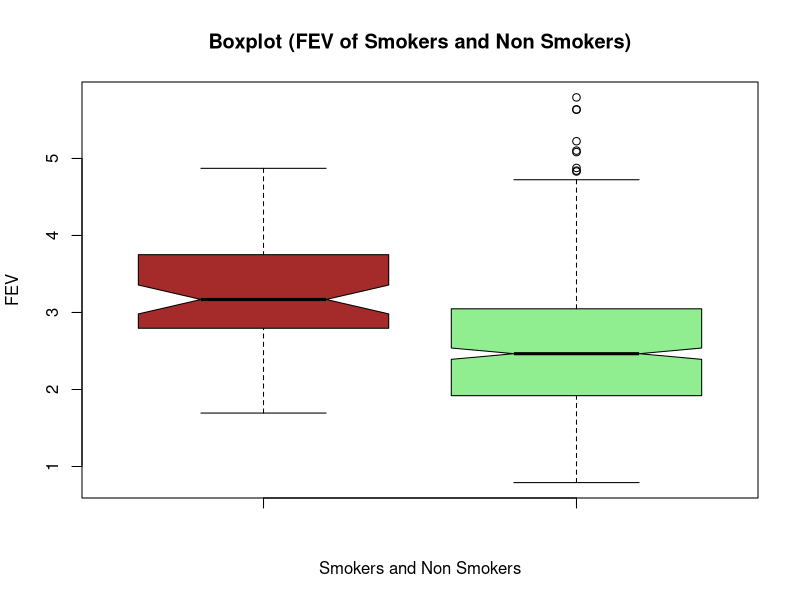
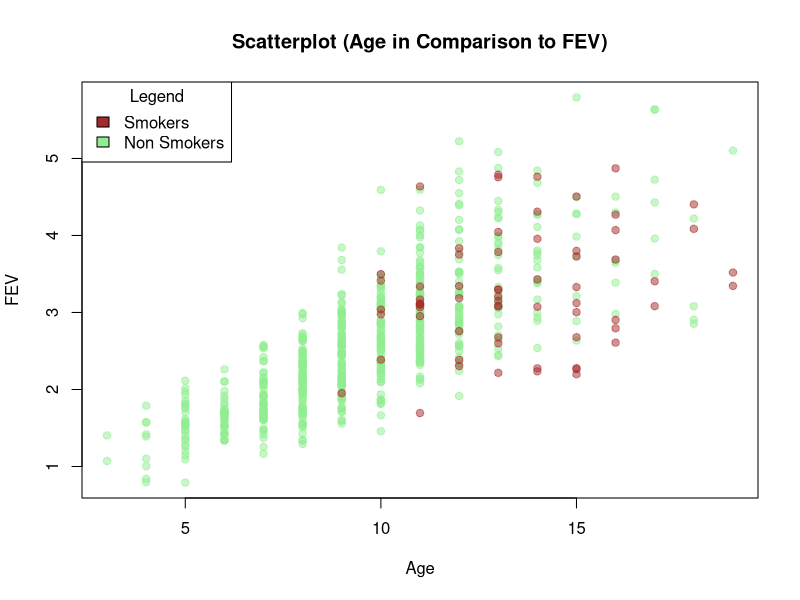
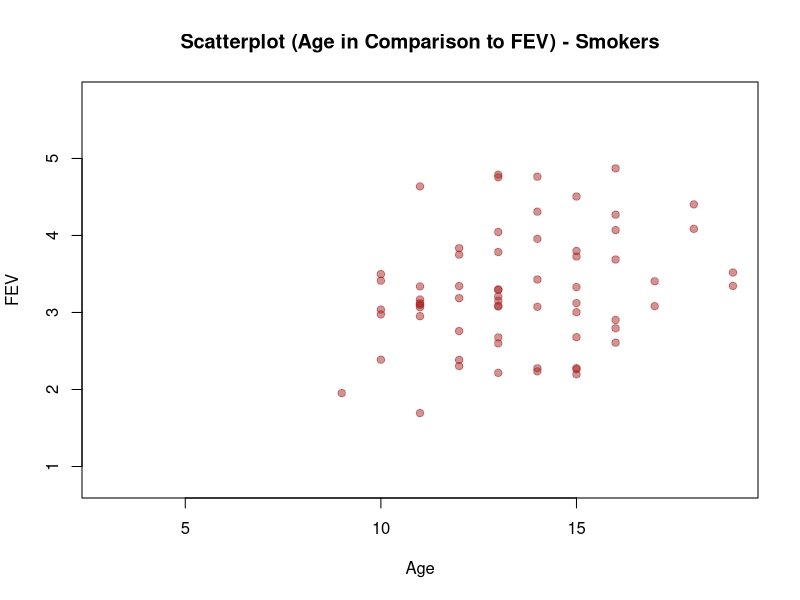
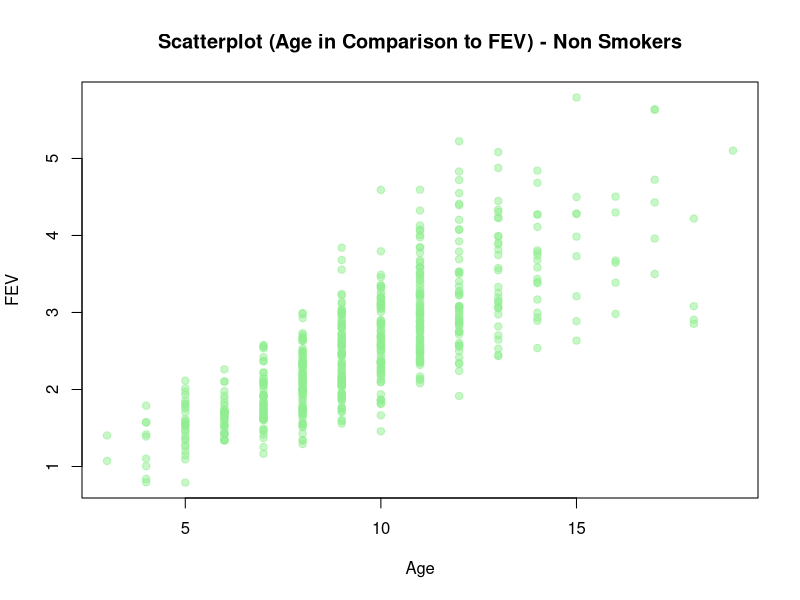
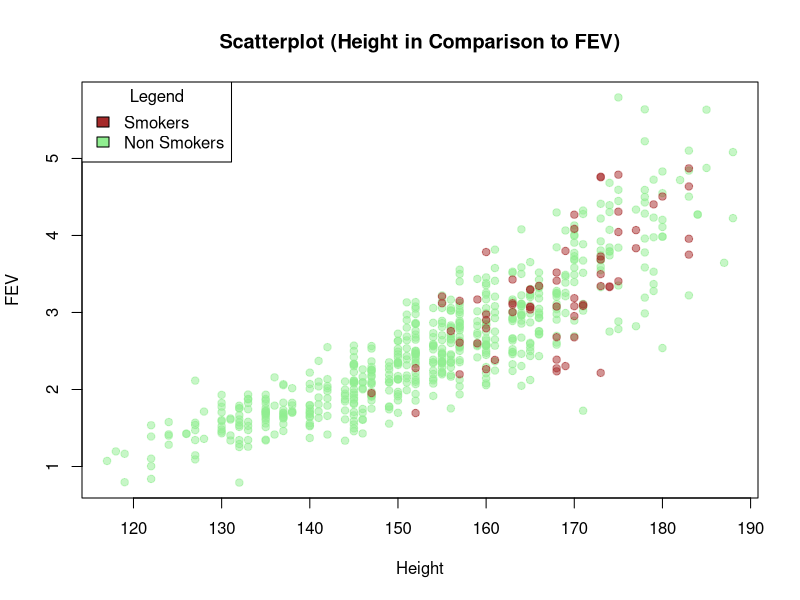
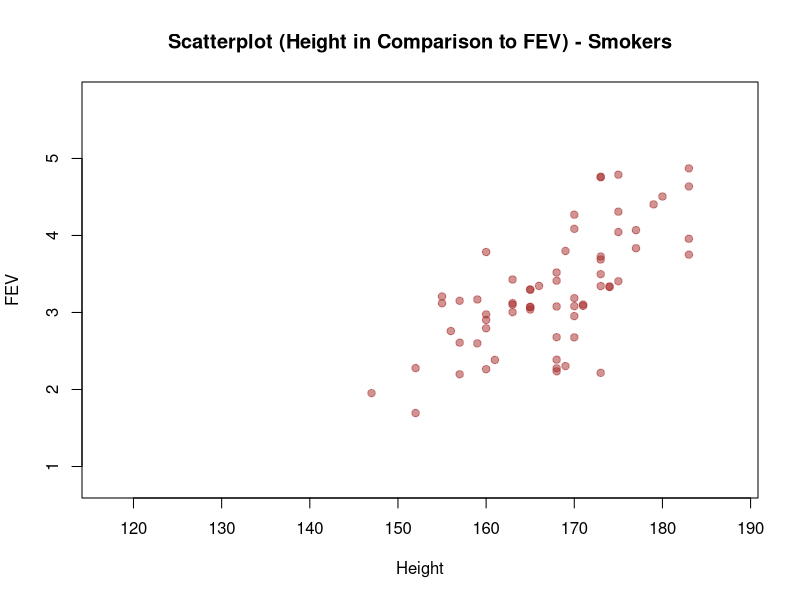
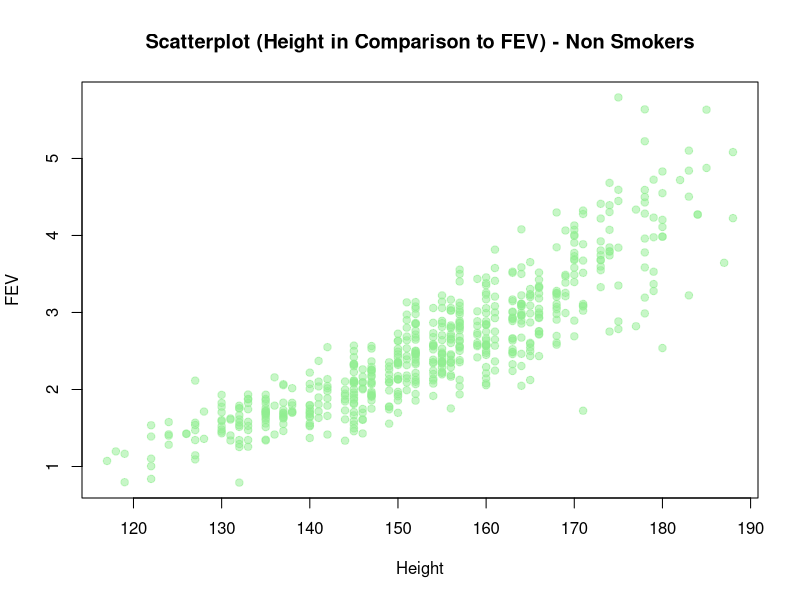
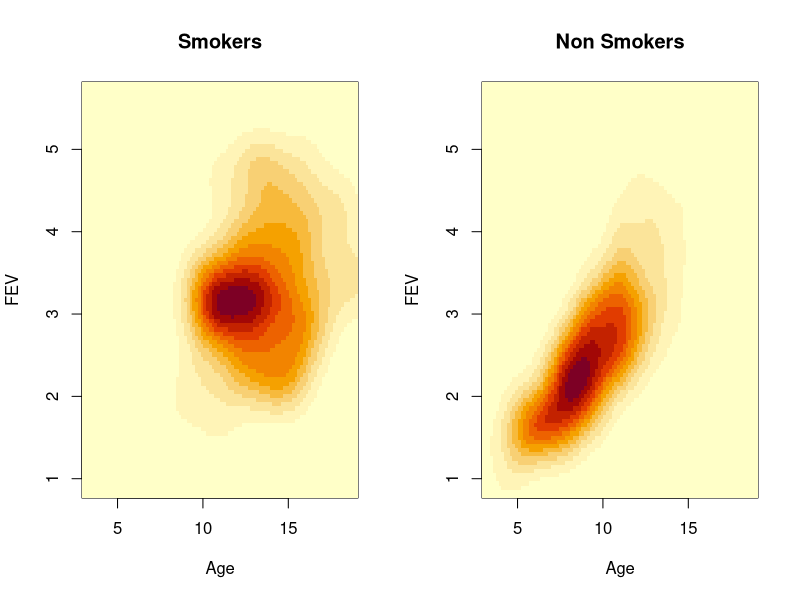

The R script that drew these images, in order:
## ---- chunk 1
setwd("/Users/valentino/Documents/Studium/Semester 4/Datenanalyse/Exercises")

ChildSmokers = read.csv("ChildSmokers.csv") 
PISA = read.csv("PISA2018.csv") 
Diamonds = read.csv("Diamonds.csv") 

library(MASS)
## ---- chunk 2
non_smokers <- subset(ChildSmokers, ChildSmokers$Smoker=="non") 
smokers <- subset(ChildSmokers, ChildSmokers$Smoker=="smoker")

boxplot(smokers$FEV,non_smokers$FEV, 
        outline = TRUE, notch = TRUE,  
        main="Boxplot (FEV of Smokers and Non Smokers)" , xlab="Smokers and Non Smokers",ylab="FEV", 
        col = c("brown","lightgreen"))
## ---- chunk 3
plot(non_smokers$Age, non_smokers$FEV, xlim = c(min(ChildSmokers$Age),max(ChildSmokers$Age)), 
     ylim=c(min(ChildSmokers$FEV),max(ChildSmokers$FEV)), main ="Scatterplot (Age in Comparison to FEV)" , 
     xlab="Age", ylab="FEV", pch=19, col=rgb(0.56, 0.93, 0.56, 0.5))
points(smokers$Age, smokers$FEV, pch=19, col=rgb(0.65, 0.16, 0.16, 0.5))
legend("topleft", title = "Legend", legend = c("Smokers","Non Smokers"), fill = c("brown", "lightgreen"))

#par(mfrow=c(2,1))
plot(smokers$Age, smokers$FEV, xlim = c(min(ChildSmokers$Age),max(ChildSmokers$Age)), 
     ylim=c(min(ChildSmokers$FEV),max(ChildSmokers$FEV)), 
     main ="Scatterplot (Age in Comparison to FEV) - Smokers" , xlab="Age", ylab="FEV", 
     pch=19, col=rgb(0.65, 0.16, 0.16, 0.5))

plot(non_smokers$Age, non_smokers$FEV, xlim = c(min(ChildSmokers$Age),max(ChildSmokers$Age)), 
     ylim=c(min(ChildSmokers$FEV),max(ChildSmokers$FEV)), 
     main ="Scatterplot (Age in Comparison to FEV) - Non Smokers", xlab="Age", 
     ylab="FEV", pch=19, col=rgb(0.56, 0.93, 0.56, 0.5))

#Female and Male betrachten

plot(non_smokers$Height, non_smokers$FEV, xlim = c(min(ChildSmokers$Height),max(ChildSmokers$Height)), 
     ylim=c(min(ChildSmokers$FEV),max(ChildSmokers$FEV)), main ="Scatterplot (Height in Comparison to FEV)" , 
     xlab="Height", ylab="FEV", pch=19, col=rgb(0.56, 0.93, 0.56, 0.5))
points(smokers$Height, smokers$FEV, pch=19, col=rgb(0.65, 0.16, 0.16, 0.5))
legend("topleft", title = "Legend", legend = c("Smokers","Non Smokers"), fill = c("brown", "lightgreen"))

#par(mfrow=c(2,1))
plot(smokers$Height, smokers$FEV, xlim = c(min(ChildSmokers$Height),max(ChildSmokers$Height)), 
     ylim=c(min(ChildSmokers$FEV),max(ChildSmokers$FEV)), 
     main ="Scatterplot (Height in Comparison to FEV) - Smokers" , xlab="Height", ylab="FEV", 
     pch=19, col=rgb(0.65, 0.16, 0.16, 0.5))

plot(non_smokers$Height, non_smokers$FEV, xlim = c(min(ChildSmokers$Height),max(ChildSmokers$Height)), 
     ylim=c(min(ChildSmokers$FEV),max(ChildSmokers$FEV)), 
     main ="Scatterplot (Height in Comparison to FEV) - Non Smokers", xlab="Height", 
     ylab="FEV", pch=19, col=rgb(0.56, 0.93, 0.56, 0.5))
## ---- chunk 4
par(mfrow = c(1,2))

smokers_age <- kde2d(smokers$Age,smokers$FEV,
                         lims = c(c(min(ChildSmokers$Age),max(ChildSmokers$Age)),
                         c(min(ChildSmokers$FEV),max(ChildSmokers$FEV))), n = 100)
nonsmokers_age <- kde2d(non_smokers$Age,non_smokers$FEV ,
                         lims = c(c(min(ChildSmokers$Age),max(ChildSmokers$Age)), 
                         c(min(ChildSmokers$FEV),max(ChildSmokers$FEV))), n = 100)
image(smokers_age, main = "Smokers", xlab = "Age" , ylab = "FEV") 
image(nonsmokers_age, main = "Non Smokers", xlab = "Age" , ylab = "FEV")

smokers_height <- kde2d(smokers$Height,smokers$FEV,
                         lims = c(c(min(ChildSmokers$Height),max(ChildSmokers$Height)),
                         c(min(ChildSmokers$FEV),max(ChildSmokers$FEV))), n = 100)
nonsmokers_height <- kde2d(non_smokers$Height,non_smokers$FEV ,
                         lims = c(c(min(ChildSmokers$Height),max(ChildSmokers$Height)), 
                         c(min(ChildSmokers$FEV),max(ChildSmokers$FEV))), n = 100)
image(smokers_height, main = "Smokers", xlab = "Height" , ylab = "FEV") 
image(nonsmokers_height, main = "Non Smokers", xlab = "Height" , ylab = "FEV")
## ---- chunk 5
par(mfrow = c(1,1))

plot(
  PISA$Overall.number.of.students.per.teacher,
  PISA$PISA_reading_boy,
  col = "blue",
  main = "Scatterplot (scores and number of students per teache)", xlab = "All Number of Students per Teacher",
  ylab = "PISA Reading Scores",
  ylim = c(min(PISA$PISA_reading, na.rm = TRUE), max(PISA$PISA_reading, na.rm = TRUE) + 50),
  pch=19
  )
points(
  PISA$Overall.number.of.students.per.teacher, PISA$PISA_reading_girl,
  col = "pink", pch=19
)
abline(
  lm(PISA_reading_boy ~ Overall.number.of.students.per.teacher, data = PISA), col = "lightblue"
) 
abline(
  lm(PISA_reading_girl ~ Overall.number.of.students.per.teacher, data = PISA),
  col = "lightpink" )
legend(
  "topright",
  legend = c("Boys", "Girls", "Boys lm()", "Girls lm()"), col = c("blue", "pink", "lightblue", "lightpink"),
  pch = 19,
  title = "Gender"
)
## ---- chunk 6
PISA_EU <- subset(PISA, Continent == "Europe") 
plot(
  PISA_EU$Overall.number.of.students.per.teacher, PISA_EU$PISA_reading_boy, col = "blue",
  main = "Scatterplot (scores and number of students per teacher)", xlab = "All Number of Students per Teacher",
  ylab = "PISA Reading Scores",
  ylim = c(min(PISA_EU$PISA_reading, na.rm = TRUE), max(PISA_EU$PISA_reading, na.rm = TRUE) + 50),
  pch = 19
)

points( PISA_EU$Overall.number.of.students.per.teacher, PISA_EU$PISA_reading_girl, col = "pink", pch = 19
)
abline(
  lm(PISA_reading_boy ~ Overall.number.of.students.per.teacher, data = PISA_EU), col = "lightblue"
) 
abline(
  lm(PISA_reading_girl ~ Overall.number.of.students.per.teacher, data = PISA_EU),
  col = "lightpink" 
)
legend("topright", legend = c("Boys", "Girls", "Boys lm()", "Girls lm()"), col = c("blue", "pink", "lightblue", "lightpink"),
  pch = 19, title = "Gender"
)
## ---- chunk 7
xlim <- c(min(Diamonds$Colour, na.rm=TRUE) * 0.9, max(Diamonds$Colour, na.rm=TRUE) * 1.1) 
ylim <- c(min(Diamonds$Price, na.rm=TRUE) * 0.9, max(Diamonds$Price, na.rm=TRUE) * 1.1)
colour_price <- kde2d(Diamonds$Colour, Diamonds$Price , n=100 , lims = c(xlim, ylim))
image(colour_price, main = "DBE (Colour vs Price)", xlab = "Colour" , ylab = "Price")
contour(colour_price, add =TRUE)
## ---- chunk 8
xlim <- c(min(Diamonds$Clarity, na.rm=TRUE) * 0.9, max(Diamonds$Clarity, na.rm=TRUE) * 1.1)
clarity_price <- kde2d(Diamonds$Clarity, Diamonds$Price , lims = c(xlim, ylim))
image(clarity_price, main = "BDE (Clarity vs Price)", xlab = "Clarity" , ylab = "Price")
contour(clarity_price, add =TRUE)
## ---- chunk 9
boxplot(
  Diamonds$Price ~ Diamonds$Lab,
  main = "Parallel Boxplots (Price and Laboratories)", ylab = "Price",
  xlab = "Laboratories",
  col = c(rgb(0, 0, 1), rgb(0, 0, 0.7), rgb(0, 0, 0.4))
)


xlim <- c(min(Diamonds$Carat, na.rm=TRUE) * 0.9 ,max(Diamonds$Carat, na.rm=TRUE) * 1.1)
price_carat <- kde2d(Diamonds$Carat, Diamonds$Price, n=100 , lims = c(xlim, ylim))
image(price_carat, main = "BDE (Carat vs Price)", xlab = "Carat" , ylab = "Price")
contour(price_carat, add =TRUE)
## ---- chunk 10
log_transformed_price <- log(Diamonds$Price) 
plot(Diamonds$Carat, log_transformed_price, pch=1, col = "blue", main="Log-Transformation of Price by Carat",   xlab="Carat", ylab="Price"
)
abline(lm( log_transformed_price ~ Diamonds$Carat ), col = "red" , lwd=2)
legend("topleft",legend = c("Meassured Points","Predictionsline") ,fill=c("blue","red"))
ticks <- seq(floor(min(log_transformed_price,na.rm=TRUE)),floor(max(log_transformed_price, na.rm=TRUE)))
